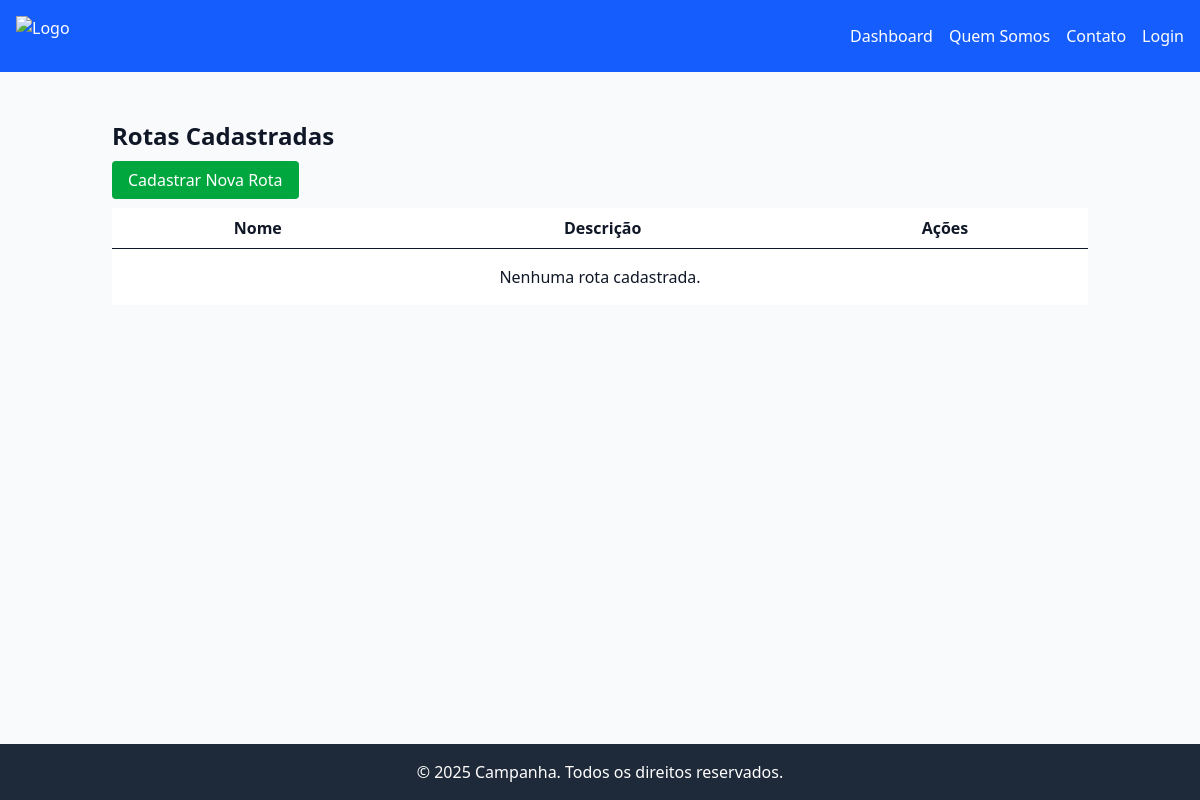
Before: /logistica/rotas/ with the older database file.
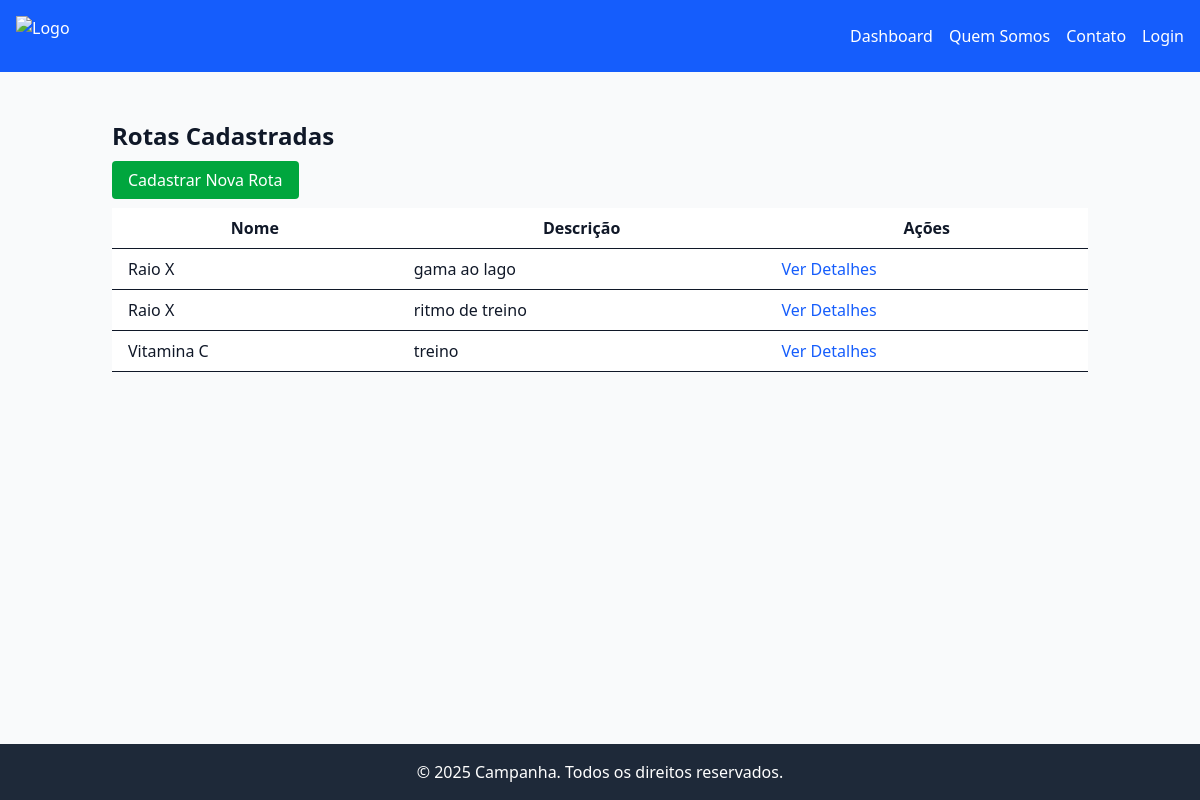
After: the same page with the newer database file.
### logistica/models.py (models this page shows, shortened)
class Rota(models.Model):
    nome = models.CharField(max_length=255)
    descricao = models.TextField(blank=True, null=True)
    pontos = models.TextField(help_text='Insira as coordenadas em formato JSON.')
    created_at = models.DateTimeField(auto_now_add=True)
    updated_at = models.DateTimeField(auto_now=True)

### logistica/views.py (the view)
# urls.py: path('rotas/', views.list_rotas, name='rota_list'),
def list_rotas(request):
    rotas = Rota.objects.all().order_by('nome')
    return render(request, 'logistica/rotas/list.html', {'rotas': rotas})

### logistica/templates/logistica/rotas/list.html (shortened to what this page needs)
{% extends 'base1.html' %}
{% block content %}
<div class="container mx-auto p-6">
    <h1 class="text-2xl font-bold mb-4">Rotas Cadastradas</h1>
    <a href="{% url 'logistica:rota_create' %}" class="bg-green-600 text-white px-4 py-2 rounded">Cadastrar Nova Rota</a>
    <table class="min-w-full mt-4 bg-white">
        <thead>
            <tr>
                <th class="py-2 px-4 border-b">Nome</th>
                <th class="py-2 px-4 border-b">Descrição</th>
                <th class="py-2 px-4 border-b">Ações</th>
            </tr>
        </thead>
        <tbody>
            {% for rota in rotas %}
            <tr class="hover:bg-gray-100">
                <td class="py-2 px-4 border-b">{{ rota.nome }}</td>
                <td class="py-2 px-4 border-b">{{ rota.descricao }}</td>
                <td class="py-2 px-4 border-b">
                    <a href="{% url 'logistica:rota_detail' rota.pk %}" class="text-blue-600 hover:underline">Ver Detalhes</a>
                </td>
            </tr>
            {% empty %}
            <tr>
                <td colspan="3" class="text-center p-4">Nenhuma rota cadastrada.</td>
            </tr>
            {% endfor %}
        </tbody>
    </table>
</div>
{% endblock %}

Changed rows visible on the page:
added Rota: nome "Raio X", descricao "gama ao lago"
added Rota: nome "Raio X", descricao "ritmo de treino"
added Rota: nome "Vitamina C", descricao "treino"
Other visible differences:
text no longer shown: "Nenhuma rota cadastrada."
